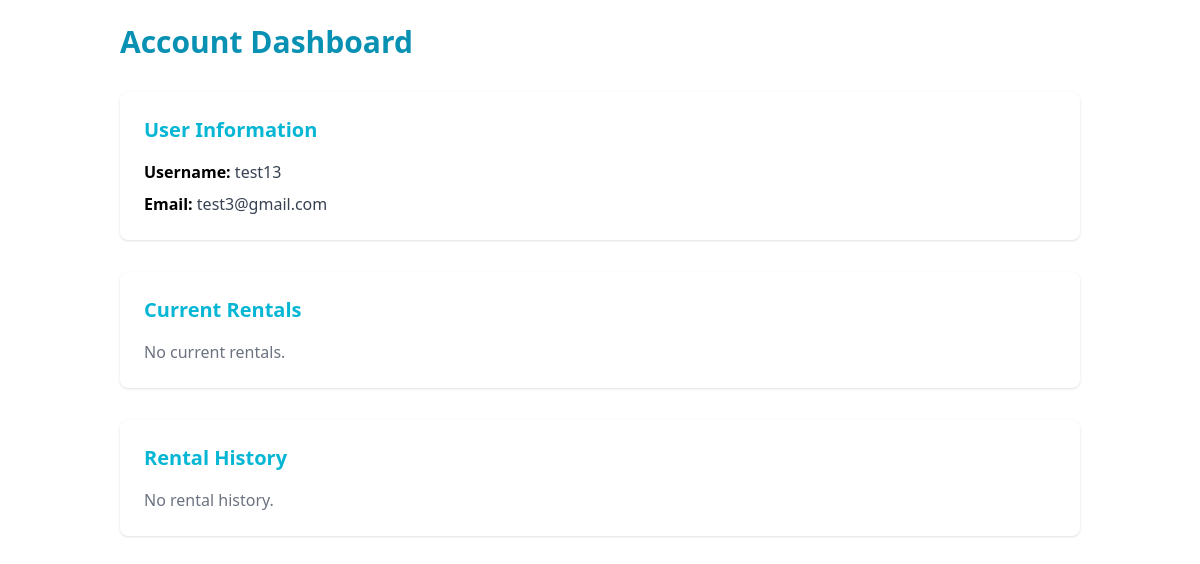
Before: /account/ (signed in) with the older database file.
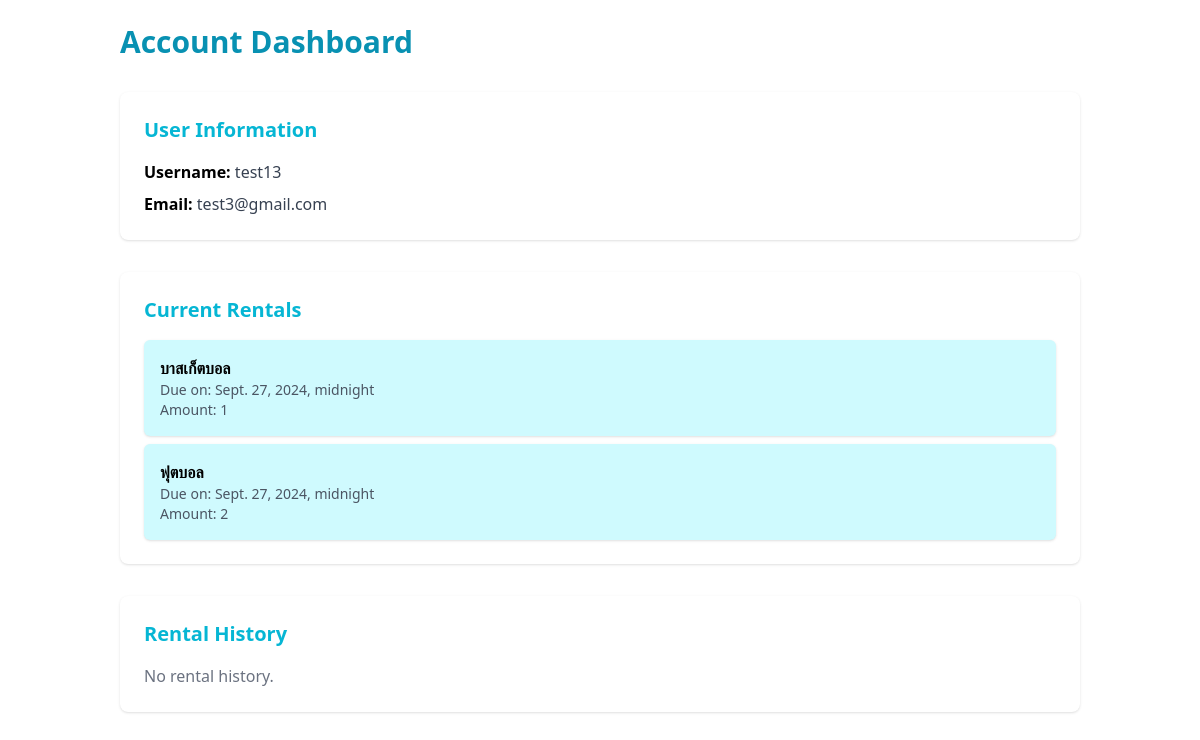
After: the same page with the newer database file.
### base/models.py (models this page shows, shortened)
class Booking(models.Model):
    user = models.ForeignKey(CustomUser , on_delete=models.CASCADE)
    equipment = models.ForeignKey(Equipment , on_delete=models.CASCADE)
    amount = models.PositiveIntegerField()
    status = models.CharField(max_length=20,
                              choices=[
                                  ('Pending', 'Pending'),
                                  ('Approved', 'Approved'),
                                  ('Denied', 'Denied')
                                  ])
    approved_by = models.ForeignKey('Staff',on_delete=models.SET_NULL , null = True , blank = True)
    booking_date = models.DateTimeField()
    return_date = models.DateTimeField()

class Equipment(models.Model):
    name = models.CharField(max_length = 100)
    type = models.CharField(max_length = 50)
    available_amount = models.PositiveIntegerField()
    created_at = models.DateTimeField(auto_now_add= True)
    picture = models.ImageField(upload_to='equipment_pictures/', default='default.jpg')

### base/views.py (the view)
# urls.py: path('account/', AccountView.as_view(), name='account_dashboard'),
class AccountView(LoginRequiredMixin,TemplateView):
    template_name = 'dashborad.html'
    def get_context_data(self, **kwargs):
        context = super().get_context_data(**kwargs)
        user = self.request.user
        context['user'] = user
        context['current_rentals'] = Booking.objects.filter(user=user, status='approved')
        context['rental_history'] = Booking.objects.filter(user=user, status='Returned')
        return context

### base/templates/dashborad.html
{% extends "base.html" %}
{% block main %}
<div class="container mx-auto py-6 px-4 sm:px-6 lg:px-8">
    <h1 class="text-3xl font-bold mb-8 text-cyan-600">Account Dashboard</h1>
    <section class="bg-white shadow rounded-lg p-6 mb-8">
        <h2 class="text-xl font-semibold text-cyan-500 mb-4">User Information</h2>
        <div class="space-y-2">
            <p><strong>Username:</strong> <span class="text-gray-700">{{ user.username }}</span></p>
            <p><strong>Email:</strong> <span class="text-gray-700">{{ user.email }}</span></p>
        </div>
    </section>
    <section class="bg-white shadow rounded-lg p-6 mb-8">
        <h2 class="text-xl font-semibold text-cyan-500 mb-4">Current Rentals</h2>
        {% if current_rentals %}
            <ul class="space-y-2">
                {% for rental in current_rentals %}
                <li class="bg-cyan-100 p-4 rounded-md shadow">
                    <p><strong>{{ rental.equipment.name }}</strong></p>
                    <p class="text-sm text-gray-600">Due on: {{ rental.return_date }}</p>
                    <p class="text-sm text-gray-600">Amount: {{ rental.amount }}</p>
                </li>
                {% endfor %}
            </ul>
        {% else %}
            <p class="text-gray-500">No current rentals.</p>
        {% endif %}
    </section>
    <section class="bg-white shadow rounded-lg p-6 mb-8">
        <h2 class="text-xl font-semibold text-cyan-500 mb-4">Rental History</h2>
        {% if rental_history %}
            <ul class="space-y-2">
                {% for rental in rental_history %}
                <li class="bg-gray-100 p-4 rounded-md shadow">
                    <p><strong>{{ rental.equipment.name }}</strong></p>
                    <p class="text-sm text-gray-600">Returned on: {{ rental.return_date }}</p>
                </li>
                {% endfor %}
            </ul>
        {% else %}
            <p class="text-gray-500">No rental history.</p>
        {% endif %}
    </section>
</div>
{% endblock %}

Changed rows visible on the page:
added Booking: equipment.name "บาสเก็ตบอล", return_date "Sept. 27, 2024, midnight", amount "1"
added Booking: equipment.name "ฟุตบอล", return_date "Sept. 27, 2024, midnight", amount "2"
Other visible differences:
text no longer shown: "No current rentals."
